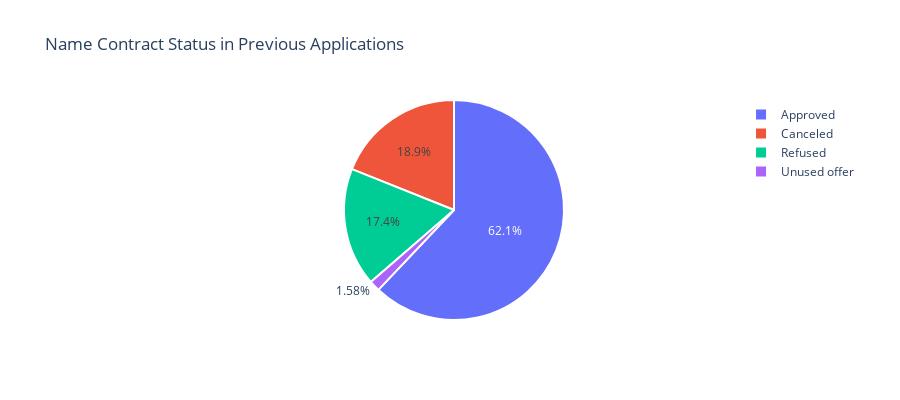

The cell this chart's notebook holds for it:
### Code cell
t = previous_application['NAME_CONTRACT_STATUS'].value_counts()
labels = t.index
values = t.values

trace = go.Pie(labels=labels, values=values,
               hoverinfo='value', textinfo='percent',
               textfont=dict(size=12),
               marker=dict(line=dict(color='#fff', width=2)))

layout = go.Layout(title='Name Contract Status in Previous Applications', height=400)
fig = go.Figure(data=[trace], layout=layout)
iplot(fig)

### Figure 1 — Plotly figure (JSON) as saved in the notebook; plotly's stock layout.template omitted (floating-point values rounded to 4 significant figures)
{"data": [{"hoverinfo": "value", "labels": ["Approved", "Canceled", "Refused", "Unused offer"], "marker": {"line": {"color": "#fff", "width": 2}}, "textfont": {"size": 12}, "textinfo": "percent", "type": "pie", "values": [1036781, 316319, 290678, 26436]}], "layout": {"height": 400, "title": {"text": "Name Contract Status in Previous Applications"}}}
